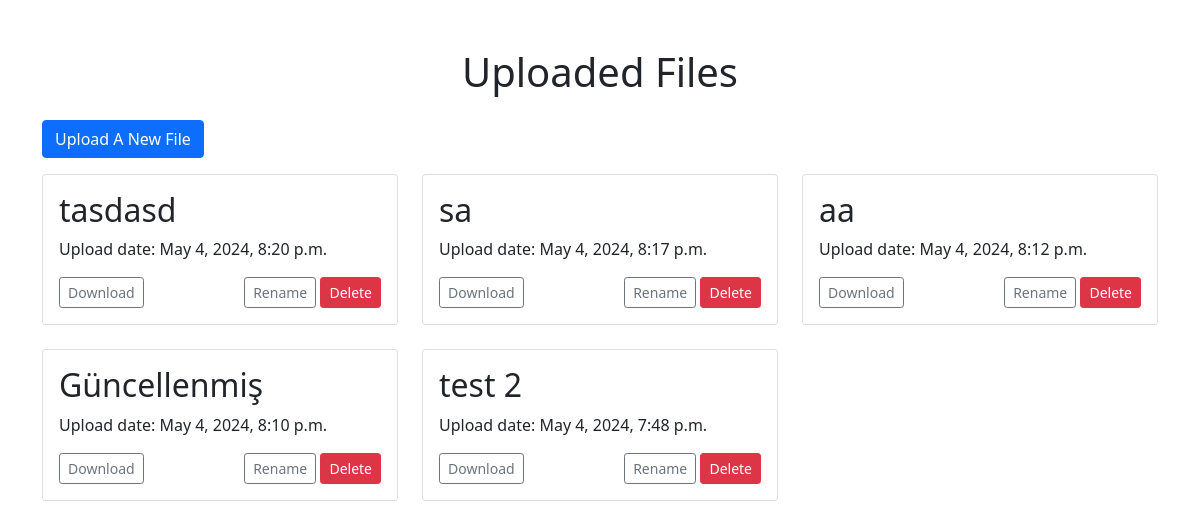
The app's page /, older data.
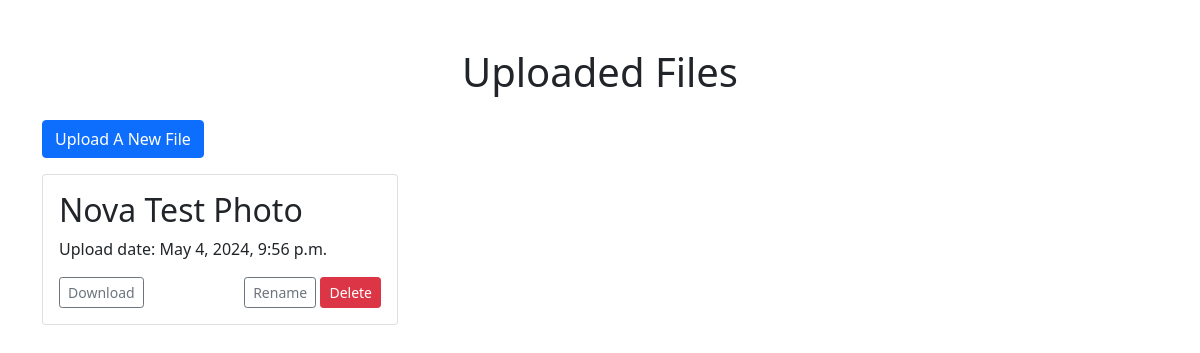
The same page, newer data.
### fileUploadAndDownloadProject/models.py (models this page shows, shortened)
class Files(models.Model):
    name = models.CharField(max_length=100)
    document = models.FileField(upload_to='files')
    uploaded_at = models.DateTimeField(auto_now_add=True)

### fileUploadAndDownloadProject/views.py (the view)
# urls.py: 2. Add a URL to urlpatterns:  path('', views.home, name='home')
def home(request):
    files = Files.objects.all()
    return render(request, 'files/home.html', {'files': files})

### fileUploadAndDownloadProject/templates/files/home.html (shortened to what this page needs)
<!DOCTYPE html>
<html lang="tr">
<head>
        <link href="https://cdn.jsdelivr.net/npm/bootstrap@5.0.2/dist/css/bootstrap.min.css" rel="stylesheet">
</head>
<body>
    <div class="container py-5">
        <h1 class="text-center mb-4">Uploaded Files</h1>
        <a href="files/upload" class="btn btn-primary mb-3">Upload A New File</a>
        <div class="row">
            {% for file in files reversed %}
            <div class="col-md-4">
                <div class="card mb-4">
                    <div class="card-body">
                        <h2 class="card-title">{{ file.name }}</h2>
                        <p class="card-text">Upload date: {{ file.uploaded_at }}</p>
                       <div class="d-flex justify-content-between">
                           <a href="{{ file.document.url }}" download class="btn btn-sm btn-outline-secondary download-button">Download</a>
                           <div>
                               <form method="post" action="{% url 'rename_file' file.id %}" class="d-inline-block">
                                    <button type="submit" class="btn btn-sm btn-outline-secondary download-button">Rename</button>
                               </form>
                               <button type="button" class="btn btn-sm btn-danger" data-bs-toggle="modal" data-bs-target="#deleteModal{{ file.id }}">Delete</button>
                           </div>
                       </div>
                    </div>
                </div>
            </div>
            {% endfor %}
        </div>
    </div>
</body>
</html>

Row changes from the older to the newer data that the page shows:
removed Files: name "tasdasd", uploaded_at "May 4, 2024, 8:20 p.m."
removed Files: name "sa", uploaded_at "May 4, 2024, 8:17 p.m."
removed Files: name "aa", uploaded_at "May 4, 2024, 8:12 p.m."
removed Files: name "Güncellenmiş", uploaded_at "May 4, 2024, 8:10 p.m."
removed Files: name "test 2", uploaded_at "May 4, 2024, 7:48 p.m."
added Files: name "Nova Test Photo", uploaded_at "May 4, 2024, 9:56 p.m."
